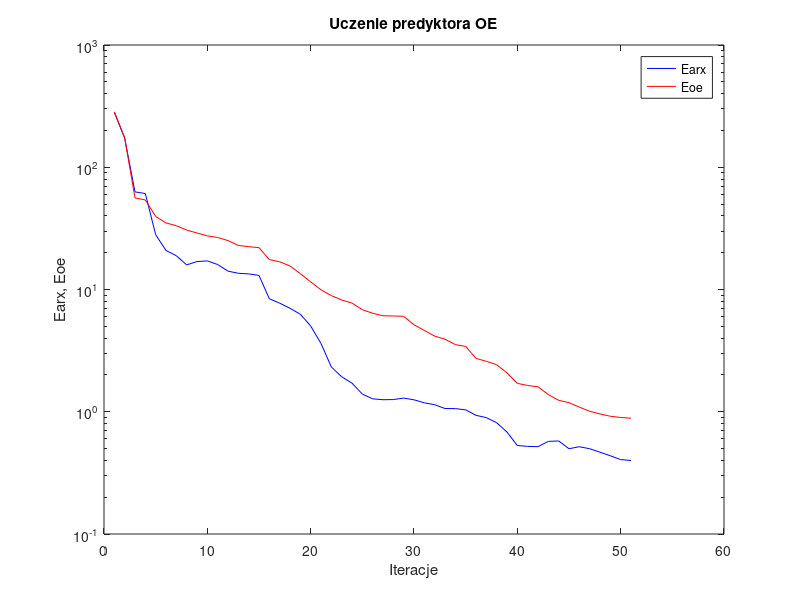
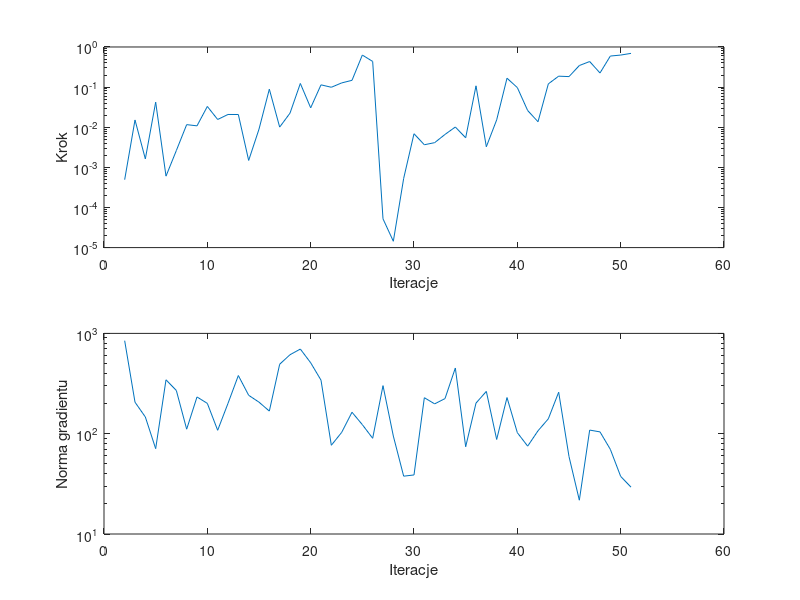

Reproduce these figures in MATLAB, in order.
%uczenie predyktora oe
clear all;
n=0; farx(n+1)=2.812108e+002; foe(n+1)=2.842616e+002; wspucz(n+1)=0.000000e+000; ng(n+1)=0.000000e+000;
%odnowa zmiennej metryki
n=1; farx(n+1)=1.731685e+002; foe(n+1)=1.738384e+002; krok(n+1)=4.927090e-004; ng(n+1)=8.460519e+002;
n=2; farx(n+1)=6.288167e+001; foe(n+1)=5.615904e+001; krok(n+1)=1.517095e-002; ng(n+1)=2.060796e+002;
n=3; farx(n+1)=6.091994e+001; foe(n+1)=5.397917e+001; krok(n+1)=1.624224e-003; ng(n+1)=1.468384e+002;
n=4; farx(n+1)=2.808101e+001; foe(n+1)=3.958847e+001; krok(n+1)=4.218186e-002; ng(n+1)=7.092866e+001;
n=5; farx(n+1)=2.084863e+001; foe(n+1)=3.502554e+001; krok(n+1)=6.037139e-004; ng(n+1)=3.446154e+002;
n=6; farx(n+1)=1.889918e+001; foe(n+1)=3.326740e+001; krok(n+1)=2.621411e-003; ng(n+1)=2.697535e+002;
n=7; farx(n+1)=1.589148e+001; foe(n+1)=3.060164e+001; krok(n+1)=1.160327e-002; ng(n+1)=1.109022e+002;
n=8; farx(n+1)=1.693417e+001; foe(n+1)=2.899760e+001; krok(n+1)=1.082825e-002; ng(n+1)=2.324531e+002;
n=9; farx(n+1)=1.713432e+001; foe(n+1)=2.745168e+001; krok(n+1)=3.294851e-002; ng(n+1)=2.005597e+002;
n=10; farx(n+1)=1.600223e+001; foe(n+1)=2.665166e+001; krok(n+1)=1.559909e-002; ng(n+1)=1.081405e+002;
n=11; farx(n+1)=1.413621e+001; foe(n+1)=2.511126e+001; krok(n+1)=2.080275e-002; ng(n+1)=2.007037e+002;
n=12; farx(n+1)=1.357022e+001; foe(n+1)=2.295087e+001; krok(n+1)=2.074719e-002; ng(n+1)=3.800639e+002;
n=13; farx(n+1)=1.341941e+001; foe(n+1)=2.242192e+001; krok(n+1)=1.486486e-003; ng(n+1)=2.414892e+002;
n=14; farx(n+1)=1.303754e+001; foe(n+1)=2.198451e+001; krok(n+1)=8.956895e-003; ng(n+1)=2.062597e+002;
n=15; farx(n+1)=8.395330e+000; foe(n+1)=1.756442e+001; krok(n+1)=8.877087e-002; ng(n+1)=1.680666e+002;
n=16; farx(n+1)=7.731344e+000; foe(n+1)=1.685091e+001; krok(n+1)=1.007231e-002; ng(n+1)=4.925976e+002;
n=17; farx(n+1)=7.017334e+000; foe(n+1)=1.558700e+001; krok(n+1)=2.243356e-002; ng(n+1)=6.126209e+002;
n=18; farx(n+1)=6.276466e+000; foe(n+1)=1.346693e+001; krok(n+1)=1.232694e-001; ng(n+1)=6.978473e+002;
n=19; farx(n+1)=5.030938e+000; foe(n+1)=1.155383e+001; krok(n+1)=3.045281e-002; ng(n+1)=5.095116e+002;
n=20; farx(n+1)=3.616239e+000; foe(n+1)=9.943676e+000; krok(n+1)=1.139041e-001; ng(n+1)=3.417939e+002;
n=21; farx(n+1)=2.325562e+000; foe(n+1)=8.913342e+000; krok(n+1)=9.909413e-002; ng(n+1)=7.667644e+001;
n=22; farx(n+1)=1.933817e+000; foe(n+1)=8.213368e+000; krok(n+1)=1.271551e-001; ng(n+1)=1.030660e+002;
n=23; farx(n+1)=1.713887e+000; foe(n+1)=7.746202e+000; krok(n+1)=1.475580e-001; ng(n+1)=1.636436e+002;
n=24; farx(n+1)=1.394317e+000; foe(n+1)=6.834955e+000; krok(n+1)=6.293018e-001; ng(n+1)=1.230990e+002;
n=25; farx(n+1)=1.276074e+000; foe(n+1)=6.393131e+000; krok(n+1)=4.363377e-001; ng(n+1)=9.000993e+001;
%odnowa zmiennej metryki
n=26; farx(n+1)=1.254314e+000; foe(n+1)=6.095122e+000; krok(n+1)=5.210339e-005; ng(n+1)=3.013724e+002;
n=27; farx(n+1)=1.258162e+000; foe(n+1)=6.074666e+000; krok(n+1)=1.438760e-005; ng(n+1)=9.471665e+001;
n=28; farx(n+1)=1.293368e+000; foe(n+1)=6.032302e+000; krok(n+1)=5.304139e-004; ng(n+1)=3.771587e+001;
n=29; farx(n+1)=1.252230e+000; foe(n+1)=5.146039e+000; krok(n+1)=6.884742e-003; ng(n+1)=3.880089e+001;
n=30; farx(n+1)=1.183965e+000; foe(n+1)=4.626363e+000; krok(n+1)=3.657312e-003; ng(n+1)=2.284793e+002;
n=31; farx(n+1)=1.141815e+000; foe(n+1)=4.156132e+000; krok(n+1)=4.126056e-003; ng(n+1)=1.983360e+002;
n=32; farx(n+1)=1.062979e+000; foe(n+1)=3.923017e+000; krok(n+1)=6.607631e-003; ng(n+1)=2.238015e+002;
n=33; farx(n+1)=1.060923e+000; foe(n+1)=3.540987e+000; krok(n+1)=1.012183e-002; ng(n+1)=4.520592e+002;
n=34; farx(n+1)=1.035956e+000; foe(n+1)=3.423060e+000; krok(n+1)=5.457942e-003; ng(n+1)=7.412403e+001;
n=35; farx(n+1)=9.345887e-001; foe(n+1)=2.732762e+000; krok(n+1)=1.076361e-001; ng(n+1)=2.019529e+002;
n=36; farx(n+1)=8.957227e-001; foe(n+1)=2.586280e+000; krok(n+1)=3.258189e-003; ng(n+1)=2.640704e+002;
n=37; farx(n+1)=8.134821e-001; foe(n+1)=2.425831e+000; krok(n+1)=1.525264e-002; ng(n+1)=8.761428e+001;
n=38; farx(n+1)=6.822087e-001; foe(n+1)=2.077875e+000; krok(n+1)=1.666671e-001; ng(n+1)=2.292560e+002;
n=39; farx(n+1)=5.296892e-001; foe(n+1)=1.707197e+000; krok(n+1)=9.729904e-002; ng(n+1)=1.023849e+002;
n=40; farx(n+1)=5.209155e-001; foe(n+1)=1.640005e+000; krok(n+1)=2.607440e-002; ng(n+1)=7.514598e+001;
n=41; farx(n+1)=5.183892e-001; foe(n+1)=1.599409e+000; krok(n+1)=1.370811e-002; ng(n+1)=1.068841e+002;
n=42; farx(n+1)=5.723641e-001; foe(n+1)=1.382111e+000; krok(n+1)=1.204363e-001; ng(n+1)=1.407646e+002;
n=43; farx(n+1)=5.768886e-001; foe(n+1)=1.240989e+000; krok(n+1)=1.872762e-001; ng(n+1)=2.591877e+002;
n=44; farx(n+1)=4.985378e-001; foe(n+1)=1.186735e+000; krok(n+1)=1.827549e-001; ng(n+1)=5.919355e+001;
n=45; farx(n+1)=5.174940e-001; foe(n+1)=1.090816e+000; krok(n+1)=3.450079e-001; ng(n+1)=2.173071e+001;
n=46; farx(n+1)=4.983362e-001; foe(n+1)=1.009805e+000; krok(n+1)=4.339732e-001; ng(n+1)=1.086478e+002;
n=47; farx(n+1)=4.668934e-001; foe(n+1)=9.593210e-001; krok(n+1)=2.249366e-001; ng(n+1)=1.042509e+002;
n=48; farx(n+1)=4.362111e-001; foe(n+1)=9.188355e-001; krok(n+1)=5.945315e-001; ng(n+1)=6.982638e+001;
n=49; farx(n+1)=4.061747e-001; foe(n+1)=8.978957e-001; krok(n+1)=6.287558e-001; ng(n+1)=3.753059e+001;
n=50; farx(n+1)=3.991407e-001; foe(n+1)=8.852789e-001; krok(n+1)=6.930078e-001; ng(n+1)=2.931159e+001;

figure; semilogy(farx,'b'); hold on; semilogy(foe,'r'); xlabel('Iteracje'); ylabel('Earx, Eoe'); legend('Earx','Eoe'); title('Uczenie predyktora OE');
figure; subplot(2,1,1); semilogy(krok); xlabel('Iteracje'); ylabel('Krok');
subplot(2,1,2); semilogy(ng); xlabel('Iteracje'); ylabel('Norma gradientu');
Earx=farx(n+1)
Eoe=foe(n+1)
